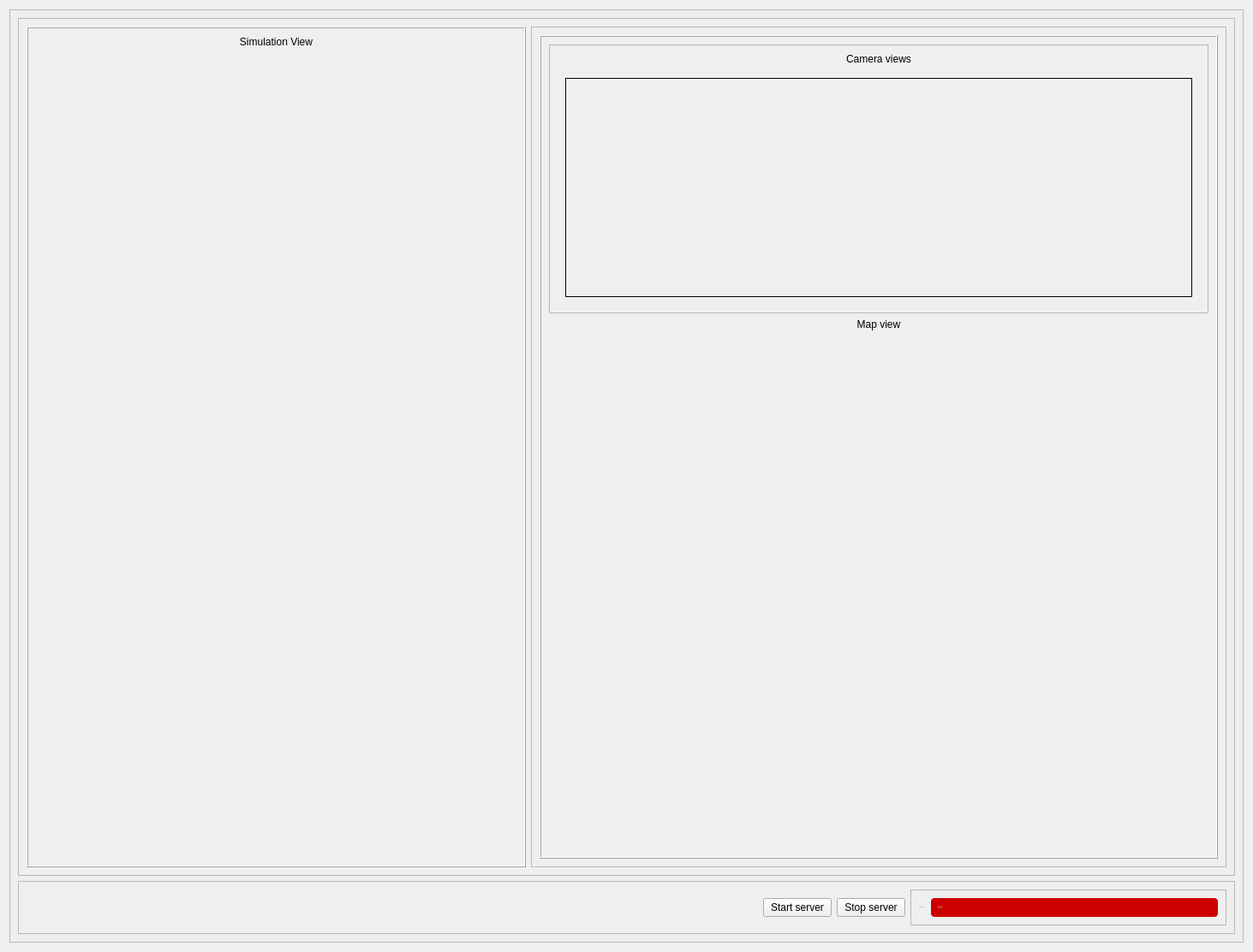
      <widget class="SimulationTabWidget" name="SimulationTab">
       <attribute name="title">
        <string>Simulation</string>
       </attribute>
       <layout class="QVBoxLayout" name="verticalLayout_13">
        <item>
         <widget class="QFrame" name="frame_17">
          <property name="frameShape">
           <enum>QFrame::StyledPanel</enum>
          </property>
          <property name="frameShadow">
           <enum>QFrame::Raised</enum>
          </property>
          <layout class="QVBoxLayout" name="verticalLayout_11">
           <item>
            <widget class="QFrame" name="frame_16">
             <property name="minimumSize">
              <size>
               <width>1421</width>
               <height>571</height>
              </size>
             </property>
             <property name="frameShape">
              <enum>QFrame::StyledPanel</enum>
             </property>
             <property name="frameShadow">
              <enum>QFrame::Raised</enum>
             </property>
             <layout class="QHBoxLayout" name="horizontalLayout_9">
              <item>
               <widget class="QFrame" name="frame_13">
                <property name="frameShape">
                 <enum>QFrame::Box</enum>
                </property>
                <property name="frameShadow">
                 <enum>QFrame::Raised</enum>
                </property>
                <layout class="QVBoxLayout" name="verticalLayout_12">
                 <item>
                  <widget class="QLabel" name="label_3">
                   <property name="text">
                    <string>Simulation View</string>
                   </property>
                   <property name="alignment">
                    <set>Qt::AlignCenter</set>
                   </property>
                  </widget>
                 </item>
                 <item>
                  <widget class="GameViewWidget" name="GameView" native="true">
                   <property name="minimumSize">
                    <size>
                     <width>561</width>
                     <height>521</height>
                    </size>
                   </property>
                   <layout class="QVBoxLayout" name="verticalLayout_14">
                    <item>
                     <widget class="QLabel" name="gameImageViewLabel">
                      <property name="sizePolicy">
                       <sizepolicy hsizetype="Preferred" vsizetype="MinimumExpanding">
                        <horstretch>0</horstretch>
                        <verstretch>0</verstretch>
                       </sizepolicy>
                      </property>
                      <property name="text">
                       <string/>
                      </property>
                      <property name="scaledContents">
                       <bool>true</bool>
                      </property>
                     </widget>
                    </item>
                   </layout>
                  </widget>
                 </item>
                </layout>
               </widget>
              </item>
              <item>
               <widget class="QFrame" name="frame_15">
                <property name="frameShape">
                 <enum>QFrame::StyledPanel</enum>
                </property>
                <property name="frameShadow">
                 <enum>QFrame::Raised</enum>
                </property>
                <layout class="QVBoxLayout" name="verticalLayout_10">
                 <item>
                  <widget class="QFrame" name="frame_camera_map_view">
                   <property name="frameShape">
                    <enum>QFrame::Box</enum>
                   </property>
                   <property name="frameShadow">
                    <enum>QFrame::Raised</enum>
                   </property>
                   <layout class="QVBoxLayout" name="verticalLayout_9">
                    <item>
                     <widget class="QFrame" name="frame_12">
                      <property name="frameShape">
                       <enum>QFrame::StyledPanel</enum>
                      </property>
                      <property name="frameShadow">
                       <enum>QFrame::Raised</enum>
                      </property>
                      <layout class="QVBoxLayout" name="verticalLayout_8">
                       <item>
                        <widget class="QLabel" name="label">
                         <property name="text">
                          <string>Camera views</string>
                         </property>
                         <property name="alignment">
                          <set>Qt::AlignCenter</set>
                         </property>
                        </widget>
                       </item>
                       <item>
                        <widget class="CameraViewWidget" name="cameraViewWidget" native="true">
                         <property name="minimumSize">
                          <size>
                           <width>581</width>
                           <height>241</height>
                          </size>
                         </property>
                         <layout class="QVBoxLayout" name="verticalLayout_16">
                          <item>
                           <widget class="QLabel" name="CameraViewLabel">
                            <property name="sizePolicy">
                             <sizepolicy hsizetype="MinimumExpanding" vsizetype="MinimumExpanding">
                              <horstretch>1</horstretch>
                              <verstretch>1</verstretch>
                             </sizepolicy>
                            </property>
                            <property name="minimumSize">
                             <size>
                              <width>512</width>
                              <height>256</height>
                             </size>
                            </property>
                            <property name="frameShape">
                             <enum>QFrame::Box</enum>
                            </property>
                            <property name="text">
                             <string/>
                            </property>
                            <property name="scaledContents">
                             <bool>true</bool>
                            </property>
                           </widget>
                          </item>
                         </layout>
                        </widget>
                       </item>
                      </layout>
                     </widget>
                    </item>
                    <item>
                     <widget class="QLabel" name="label_5">
                      <property name="text">
                       <string>Map view</string>
                      </property>
                      <property name="alignment">
                       <set>Qt::AlignCenter</set>
                      </property>
                     </widget>
                    </item>
                    <item>
                     <widget class="RobotMapWidget" name="MapViewWidget" native="true">
                      <property name="minimumSize">
                       <size>
                        <width>600</width>
                        <height>600</height>
                       </size>
                      </property>
                      <layout class="QVBoxLayout" name="verticalLayout_15"/>
                     </widget>
                    </item>
                   </layout>
                  </widget>
                 </item>
                </layout>
               </widget>
              </item>
             </layout>
            </widget>
           </item>
           <item>
            <widget class="QFrame" name="Status">
             <property name="frameShape">
              <enum>QFrame::StyledPanel</enum>
             </property>
             <property name="frameShadow">
              <enum>QFrame::Raised</enum>
             </property>
             <layout class="QHBoxLayout" name="horizontalLayout_8">
              <item>
               <spacer name="horizontalSpacer">
                <property name="orientation">
                 <enum>Qt::Horizontal</enum>
                </property>
                <property name="sizeHint" stdset="0">
                 <size>
                  <width>40</width>
                  <height>20</height>
                 </size>
                </property>
               </spacer>
              </item>
              <item>
               <widget class="QPushButton" name="StartServerButton">
                <property name="text">
                 <string>Start server</string>
                </property>
               </widget>
              </item>
              <item>
               <widget class="QPushButton" name="StopServerButton">
                <property name="text">
                 <string>Stop server</string>
                </property>
               </widget>
              </item>
              <item>
               <widget class="QFrame" name="frame_11">
                <property name="frameShape">
                 <enum>QFrame::StyledPanel</enum>
                </property>
                <property name="frameShadow">
                 <enum>QFrame::Raised</enum>
                </property>
                <layout class="QHBoxLayout" name="horizontalLayout_7">
                 <item>
                  <widget class="QLabel" name="label_2">
                   <property name="palette">
                    <palette>
                     <active>
                      <colorrole role="WindowText">
                       <brush brushstyle="SolidPattern">
                        <color alpha="255">
                         <red>255</red>
                         <green>115</green>
                         <blue>45</blue>
                        </color>
                       </brush>
                      </colorrole>
                      <colorrole role="Button">
                       <brush brushstyle="SolidPattern">
                        <color alpha="0">
                         <red>0</red>
                         <green>0</green>
                         <blue>0</blue>
                        </color>
                       </brush>
                      </colorrole>
                      <colorrole role="Text">
                       <brush brushstyle="SolidPattern">
                        <color alpha="255">
                         <red>255</red>
                         <green>115</green>
                         <blue>45</blue>
                        </color>
                       </brush>
                      </colorrole>
                      <colorrole role="ButtonText">
                       <brush brushstyle="SolidPattern">
                        <color alpha="255">
                         <red>255</red>
                         <green>115</green>
                         <blue>45</blue>
                        </color>
                       </brush>
                      </colorrole>
                      <colorrole role="Base">
                       <brush brushstyle="SolidPattern">
                        <color alpha="0">
                         <red>0</red>
                         <green>0</green>
                         <blue>0</blue>
                        </color>
                       </brush>
                      </colorrole>
                      <colorrole role="Window">
                       <brush brushstyle="SolidPattern">
                        <color alpha="0">
                         <red>0</red>
                         <green>0</green>
                         <blue>0</blue>
                        </color>
                       </brush>
                      </colorrole>
                      <colorrole role="Highlight">
                       <brush brushstyle="SolidPattern">
                        <color alpha="255">
                         <red>255</red>
                         <green>115</green>
                         <blue>45</blue>
                        </color>
                       </brush>
                      </colorrole>
                      <colorrole role="HighlightedText">
                       <brush brushstyle="SolidPattern">
                        <color alpha="255">
                         <red>0</red>
                         <green>0</green>
                         <blue>0</blue>
                        </color>
                       </brush>
                      </colorrole>
                      <colorrole role="PlaceholderText">
                       <brush brushstyle="SolidPattern">
                        <color alpha="128">
                         <red>255</red>
                         <green>115</green>
                         <blue>45</blue>
                        </color>
                       </brush>
                      </colorrole>
                     </active>
                     <inactive>
                      <colorrole role="WindowText">
                       <brush brushstyle="SolidPattern">
                        <color alpha="255">
                         <red>255</red>
                         <green>115</green>
                         <blue>45</blue>
                        </color>
                       </brush>
                      </colorrole>
                      <colorrole role="Button">
                       <brush brushstyle="SolidPattern">
                        <color alpha="0">
                         <red>0</red>
                         <green>0</green>
                         <blue>0</blue>
                        </color>
                       </brush>
                      </colorrole>
                      <colorrole role="Text">
                       <brush brushstyle="SolidPattern">
                        <color alpha="255">
                         <red>255</red>
                         <green>115</green>
                         <blue>45</blue>
                        </color>
                       </brush>
                      </colorrole>
                      <colorrole role="ButtonText">
                       <brush brushstyle="SolidPattern">
                        <color alpha="255">
                         <red>255</red>
                         <green>115</green>
                         <blue>45</blue>
                        </color>
                       </brush>
                      </colorrole>
                      <colorrole role="Base">
                       <brush brushstyle="SolidPattern">
                        <color alpha="0">
                         <red>0</red>
                         <green>0</green>
                         <blue>0</blue>
                        </color>
                       </brush>
                      </colorrole>
                      <colorrole role="Window">
                       <brush brushstyle="SolidPattern">
                        <color alpha="0">
                         <red>0</red>
                         <green>0</green>
                         <blue>0</blue>
                        </color>
                       </brush>
                      </colorrole>
                      <colorrole role="Highlight">
                       <brush brushstyle="SolidPattern">
                        <color alpha="255">
                         <red>255</red>
                         <green>115</green>
                         <blue>45</blue>
                        </color>
                       </brush>
                      </colorrole>
                      <colorrole role="HighlightedText">
                       <brush brushstyle="SolidPattern">
                        <color alpha="255">
                         <red>0</red>
                         <green>0</green>
                         <blue>0</blue>
                        </color>
                       </brush>
                      </colorrole>
                      <colorrole role="PlaceholderText">
                       <brush brushstyle="SolidPattern">
                        <color alpha="128">
                         <red>255</red>
                         <green>115</green>
                         <blue>45</blue>
                        </color>
                       </brush>
                      </colorrole>
                     </inactive>
                     <disabled>
                      <colorrole role="WindowText">
                       <brush brushstyle="SolidPattern">
                        <color alpha="255">
                         <red>78</red>
                         <green>78</green>
                         <blue>78</blue>
                        </color>
                       </brush>
                      </colorrole>
                      <colorrole role="Button">
                       <brush brushstyle="SolidPattern">
                        <color alpha="0">
                         <red>0</red>
                         <green>0</green>
                         <blue>0</blue>
                        </color>
                       </brush>
                      </colorrole>
                      <colorrole role="Text">
                       <brush brushstyle="SolidPattern">
                        <color alpha="255">
                         <red>78</red>
                         <green>78</green>
                         <blue>78</blue>
                        </color>
                       </brush>
                      </colorrole>
                      <colorrole role="ButtonText">
                       <brush brushstyle="SolidPattern">
                        <color alpha="255">
                         <red>78</red>
                         <green>78</green>
                         <blue>78</blue>
                        </color>
                       </brush>
                      </colorrole>
                      <colorrole role="Base">
                       <brush brushstyle="SolidPattern">
                        <color alpha="0">
                         <red>0</red>
                         <green>0</green>
                         <blue>0</blue>
                        </color>
                       </brush>
                      </colorrole>
                      <colorrole role="Window">
                       <brush brushstyle="SolidPattern">
                        <color alpha="0">
                         <red>0</red>
                         <green>0</green>
                         <blue>0</blue>
                        </color>
                       </brush>
                      </colorrole>
                      <colorrole role="Highlight">
                       <brush brushstyle="SolidPattern">
                        <color alpha="255">
                         <red>255</red>
                         <green>115</green>
                         <blue>45</blue>
                        </color>
                       </brush>
                      </colorrole>
                      <colorrole role="HighlightedText">
                       <brush brushstyle="SolidPattern">
                        <color alpha="255">
                         <red>0</red>
                         <green>0</green>
                         <blue>0</blue>
                        </color>
                       </brush>
                      </colorrole>
                      <colorrole role="PlaceholderText">
                       <brush brushstyle="SolidPattern">
                        <color alpha="128">
                         <red>78</red>
                         <green>78</green>
                         <blue>78</blue>
                        </color>
                       </brush>
                      </colorrole>
                     </disabled>
                    </palette>
                   </property>
                   <property name="font">
                    <font>
                     <pointsize>-1</pointsize>
                     <bold>true</bold>
                    </font>
                   </property>
                   <property name="text">
                    <string>Connection :</string>
                   </property>
                  </widget>
                 </item>
                 <item>
                  <widget class="QLabel" name="ConnectionStatusLabel">
                   <property name="minimumSize">
                    <size>
                     <width>335</width>
                     <height>22</height>
                    </size>
                   </property>
                   <property name="font">
                    <font>
                     <pointsize>-1</pointsize>
                     <italic>false</italic>
                     <bold>true</bold>
                     <underline>false</underline>
                    </font>
                   </property>
                   <property name="autoFillBackground">
                    <bool>false</bool>
                   </property>
                   <property name="styleSheet">
                    <string notr="true">QLabel {
    color: #FFFFFF;
    background-color: #333333;
    padding: 4px 8px;
    border-radius: 4px;
    background-color: #CC0000; /* Red color for disconnected status */
}</string>
                   </property>
                   <property name="text">
                    <string>Not running</string>
                   </property>
                  </widget>
                 </item>
                </layout>
               </widget>
              </item>
             </layout>
            </widget>
           </item>
          </layout>
         </widget>
        </item>
       </layout>
      </widget>
